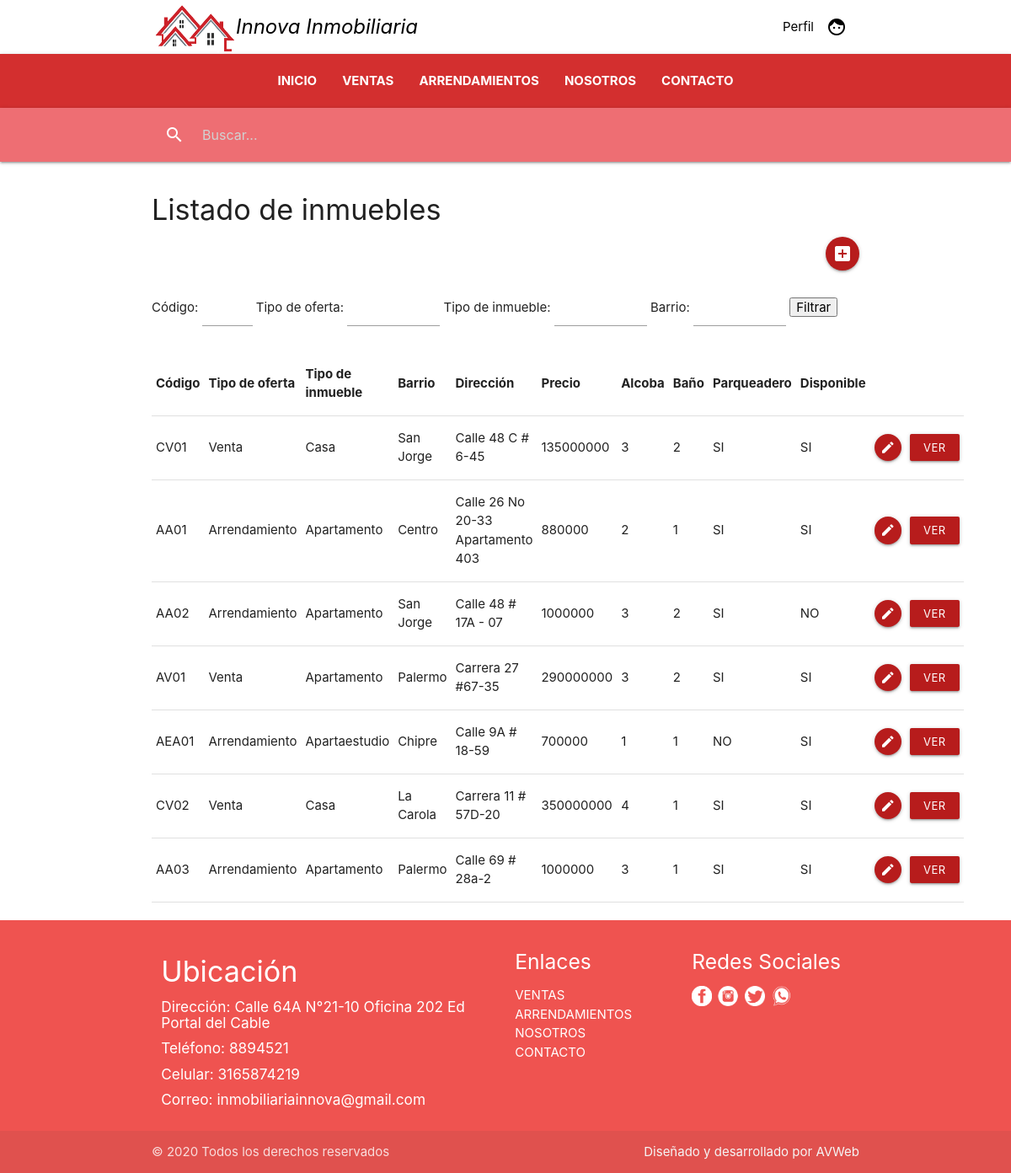
Page /listar/?page=2 (signed in) on the earlier database version.
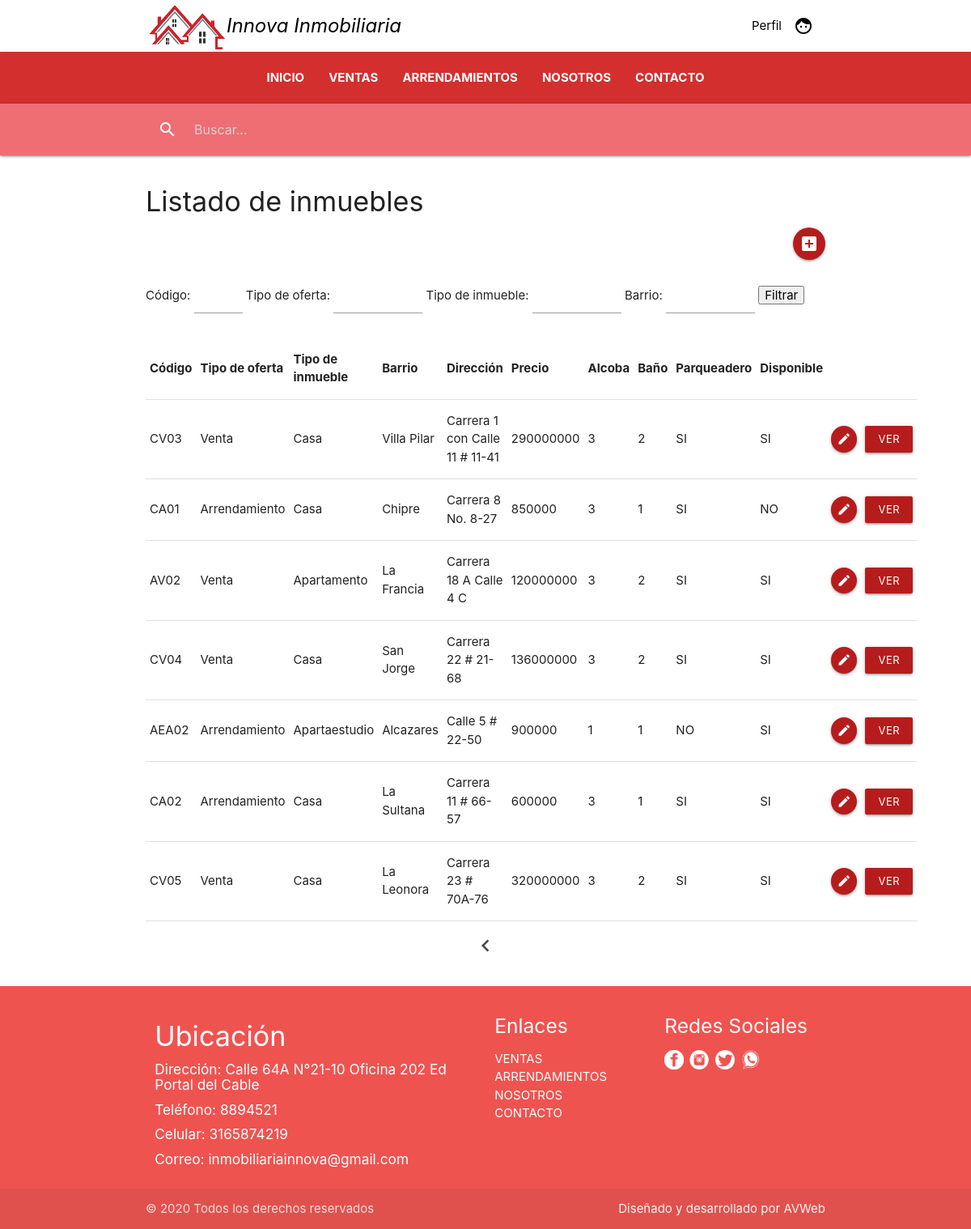
Same page on the later database version.
### inmueble/models.py (models this page shows, shortened)
class Inmueble(models.Model):
    codigo = models.CharField(max_length=50, null=False)
    direccion = models.CharField(max_length=100, null=False)
    IDBarrio = models.ForeignKey(Barrio, null=False, on_delete=models.PROTECT)
    precio = models.DecimalField(max_digits=9, decimal_places=0,  null=False)
    IDTipo_de_inmueble = models.ForeignKey(Tipo_de_inmueble, null=False, on_delete=models.PROTECT)
    IDTipo_de_oferta = models.ForeignKey(Tipo_de_oferta, null=False, on_delete=models.PROTECT)
    alcoba = models.IntegerField(null=False)
    baño = models.IntegerField(null=False)
    parqueadero = models.BooleanField(null=False)
    disponible = models.BooleanField(null=False)
    descripcion = models.CharField(max_length=300, null=True)
    imagenppal = models.FileField(null=False, upload_to="imagenes/%Y/%m/%d")

class Tipo_de_oferta(models.Model):
    nombre = models.CharField(max_length=20, null=False)

class Tipo_de_inmueble(models.Model):
    nombre = models.CharField(max_length=25, null=False)

class Barrio(models.Model):
    nombre = models.CharField(max_length=80, null=False)
    IDCiudad = models.ForeignKey(Ciudad, null=False, on_delete=models.PROTECT)

### inmueble/views.py (the view)
# urls.py: path('listar/', views.Listar_inmueble, name='listar'),
@permission_required('usuario.listar_inmueble')
@login_required()
def Listar_inmueble(request):
    inmueble = Inmueble.objects.all()
    if request.POST.get('codigo'):
        codigo = (request.POST.get('codigo'))
        inmueble = Inmueble.objects.filter(codigo__icontains = codigo)
    elif request.POST.get('tipo_oferta'):
        tipo_oferta = (request.POST.get('tipo_oferta'))
        inmueble = Inmueble.objects.filter(IDTipo_de_oferta__nombre__icontains = tipo_oferta)
    elif request.POST.get('tipo_inmueble'):
        tipo_inmueble = (request.POST.get('tipo_inmueble'))
        inmueble = Inmueble.objects.filter(IDTipo_de_inmueble__nombre__icontains = tipo_inmueble)
    elif request.POST.get('barrio'):
        barrio = (request.POST.get('barrio'))
        inmueble = Inmueble.objects.filter(IDBarrio__nombre__icontains = barrio)
    paginator = Paginator(inmueble, 7)
    page = request.GET.get('page')
    inmueble = paginator.get_page(page)
    return render(request, 'inmueble/inmueble_list.html', {'inmueble':inmueble})

### templates/inmueble/inmueble_list.html (shortened to what this page needs)
{% extends 'base/base.html' %}
{% load static %}
{% block container %}
<div class="section">
  <h4>Listado de inmuebles</h4>
  <a class="btn-floating right btn-medium waves-effect waves-light red darken-4 " href="{% url 'crear' %}">
    <i class="material-icons">add_box</i>
  </a><br>
</div>
<br>
<form method="post"> {% csrf_token %}
  Código:
  <input type="text" name="codigo" style="width:60px"/>
  Tipo de oferta:
  <input type="text" name="tipo_oferta" style="width:110px"/>
  Tipo de inmueble:
  <input type="text" name="tipo_inmueble" style="width:110px"/>
  Barrio:
  <input type="text" name="barrio" style="width:110px"/>
  <input type="submit" value="Filtrar">
</form>
<br>
<table class="responsive-table">
    <thead>
      <tr>
        <th>Código</th>
        <th>Tipo de oferta</th>
        <th>Tipo de inmueble</th>
        <th>Barrio</th>
        <th>Dirección</th>
        <th>Precio</th>
        <th>Alcoba</th>
        <th>Baño</th>
        <th>Parqueadero</th>
        <th>Disponible</th>
        <th></th>
        <th></th>
      </tr>
    </thead>
    <tbody>
      {% for data in inmueble %}
      <tr>
        <td>{{ data.codigo }}</td>
        <td>{{ data.IDTipo_de_oferta.nombre }}</td>
        <td>{{ data.IDTipo_de_inmueble.nombre }}</td>
        <td>{{ data.IDBarrio.nombre }}</td>
        <td>{{ data.direccion }}</td>
        <td>{{ data.precio }}</td>
        <td>{{ data.alcoba }}</td>
        <td>{{ data.baño }}</td>
        {% if data.parqueadero == True %}
          <td>SI</td>
        {% else %}
          <td>NO</td>
        {% endif %}
        {% if data.disponible == True %}
          <td>SI</td>
        {% else %}
          <td>NO</td>
        {% endif %}
        <td>
          <a href="{% url 'editar' data.id %}" class="btn-floating btn-small waves-effect waves-light red darken-4">
            <i class="small material-icons">create</i>
          </a>
        </td>
        <td>
          <a href="{% url 'detalle' data.id %}" class="btn-small waves-effect waves-light red darken-4">
            Ver
          </a>
        </td>
      </tr>
      {% endfor %}
    </tbody>
</table>
<div class="row">
  <div class="col s12">
    <div class="center-align">
      {% if inmueble.has_other_pages %}
        <ul class="pagination">
          {% if inmueble.has_previous %}
          <li><a href="?page={{ inmueble.previous_page_number }}"><i class="material-icons">chevron_left</i></a></li>
          {% endif %}
        </ul>
      {% endif %}
    </div>
  </div>
</div>
{% endblock %}

Differences in the rows shown:
no longer on this page (row unchanged): Inmueble: codigo "CV01", IDTipo_de_oferta.nombre "Venta", IDTipo_de_inmueble.nombre "Casa", IDBarrio.nombre "San Jorge", direccion "Calle 48 C # 6-45", precio "135000000", alcoba "3", baño "2", parqueadero "SI", disponible "SI"
no longer on this page (row unchanged): Inmueble: codigo "AA01", IDTipo_de_oferta.nombre "Arrendamiento", IDTipo_de_inmueble.nombre "Apartamento", IDBarrio.nombre "Centro", direccion "Calle 26 No 20-33 Apartamento 403", precio "880000", alcoba "2", baño "1", parqueadero "SI", disponible "SI"
no longer on this page (row unchanged): Inmueble: codigo "AA02", IDTipo_de_oferta.nombre "Arrendamiento", IDTipo_de_inmueble.nombre "Apartamento", IDBarrio.nombre "San Jorge", direccion "Calle 48 # 17A - 07", precio "1000000", alcoba "3", baño "2", parqueadero "SI", disponible "NO"
no longer on this page (row unchanged): Inmueble: codigo "AV01", IDTipo_de_oferta.nombre "Venta", IDTipo_de_inmueble.nombre "Apartamento", IDBarrio.nombre "Palermo", direccion "Carrera 27 #67-35", precio "290000000", alcoba "3", baño "2", parqueadero "SI", disponible "SI"
no longer on this page (row unchanged): Inmueble: codigo "AEA01", IDTipo_de_oferta.nombre "Arrendamiento", IDTipo_de_inmueble.nombre "Apartaestudio", IDBarrio.nombre "Chipre", direccion "Calle 9A # 18-59", precio "700000", alcoba "1", baño "1", parqueadero "NO", disponible "SI"
no longer on this page (row unchanged): Inmueble: codigo "CV02", IDTipo_de_oferta.nombre "Venta", IDTipo_de_inmueble.nombre "Casa", IDBarrio.nombre "La Carola", direccion "Carrera 11 # 57D-20", precio "350000000", alcoba "4", baño "1", parqueadero "SI", disponible "SI"
no longer on this page (row unchanged): Inmueble: codigo "AA03", IDTipo_de_oferta.nombre "Arrendamiento", IDTipo_de_inmueble.nombre "Apartamento", IDBarrio.nombre "Palermo", direccion "Calle 69 # 28a-2", precio "1000000", alcoba "3", baño "1", parqueadero "SI", disponible "SI"
added Inmueble: codigo "CV03", IDTipo_de_oferta.nombre "Venta", IDTipo_de_inmueble.nombre "Casa", IDBarrio.nombre "Villa Pilar", direccion "Carrera 1 con Calle 11 # 11-41", precio "290000000", alcoba "3", baño "2", parqueadero "SI", disponible "SI"
added Inmueble: codigo "CA01", IDTipo_de_oferta.nombre "Arrendamiento", IDTipo_de_inmueble.nombre "Casa", IDBarrio.nombre "Chipre", direccion "Carrera 8 No. 8-27", precio "850000", alcoba "3", baño "1", parqueadero "SI", disponible "NO"
added Inmueble: codigo "AV02", IDTipo_de_oferta.nombre "Venta", IDTipo_de_inmueble.nombre "Apartamento", IDBarrio.nombre "La Francia", direccion "Carrera 18 A Calle 4 C", precio "120000000", alcoba "3", baño "2", parqueadero "SI", disponible "SI"
added Inmueble: codigo "CV04", IDTipo_de_oferta.nombre "Venta", IDTipo_de_inmueble.nombre "Casa", IDBarrio.nombre "San Jorge", direccion "Carrera 22 # 21-68", precio "136000000", alcoba "3", baño "2", parqueadero "SI", disponible "SI"
added Inmueble: codigo "AEA02", IDTipo_de_oferta.nombre "Arrendamiento", IDTipo_de_inmueble.nombre "Apartaestudio", IDBarrio.nombre "Alcazares", direccion "Calle 5 # 22-50", precio "900000", alcoba "1", baño "1", parqueadero "NO", disponible "SI"
added Inmueble: codigo "CA02", IDTipo_de_oferta.nombre "Arrendamiento", IDTipo_de_inmueble.nombre "Casa", IDBarrio.nombre "La Sultana", direccion "Carrera 11 # 66-57", precio "600000", alcoba "3", baño "1", parqueadero "SI", disponible "SI"
added Inmueble: codigo "CV05", IDTipo_de_oferta.nombre "Venta", IDTipo_de_inmueble.nombre "Casa", IDBarrio.nombre "La Leonora", direccion "Carrera 23 # 70A-76", precio "320000000", alcoba "3", baño "2", parqueadero "SI", disponible "SI"
